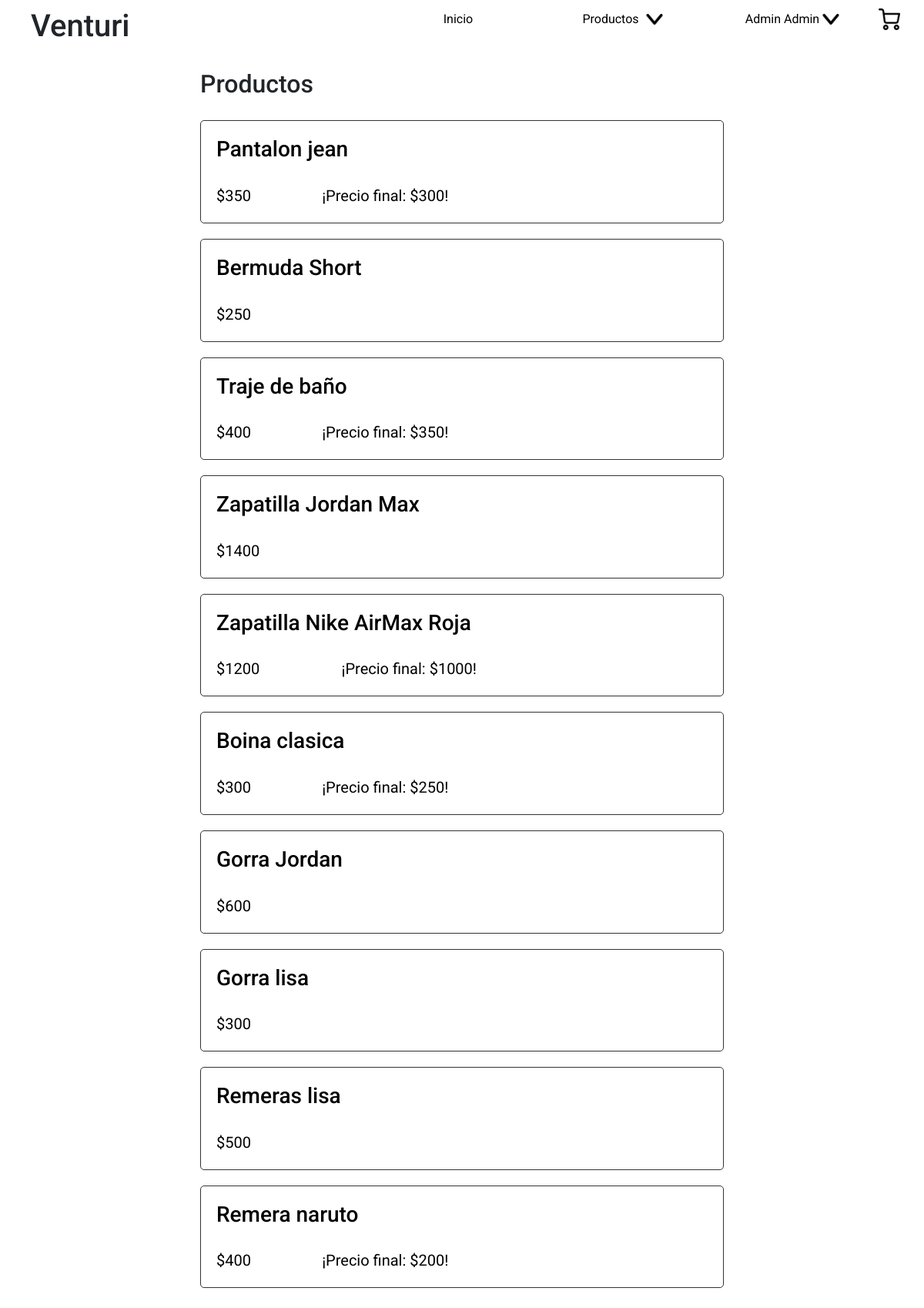
The app's page /index.php?section=products (signed in) with its own data.
### tables this page shows
CREATE TABLE IF NOT EXISTS products (
    id int UNSIGNED NOT NULL AUTO_INCREMENT,
    title varchar(100) NOT NULL,
    description text(1000),
    price int NOT NULL DEFAULT 0,
    discount int DEFAULT NULL,
    stock int NOT NULL DEFAULT 0,
    created_at TIMESTAMP NOT NULL DEFAULT CURRENT_TIMESTAMP,
    updated_at TIMESTAMP NOT NULL DEFAULT CURRENT_TIMESTAMP,
    PRIMARY KEY (id)
);

### back/config/functions/sql.php (called while the page is built, shortened)
<?php
function select($query){
global $cnx;
$matchs = [];
$rta = mysqli_query($cnx, $query);
if(mysqli_num_rows($rta) > 0){
    while($match = mysqli_fetch_assoc($rta)):
        $matchs[] = $match;
    endwhile;
}
return $matchs;
}

### site/views/products.php (the view, shortened to what this page needs)
<?php
    $products = [];
    $category = (empty($_GET['category'])) ? null : $_GET['category'];
    if(is_null($category)){
        $querySelectProducts = <<<SELECTPRODUCTS
        SELECT * FROM products
        SELECTPRODUCTS;
    }
    $rtaSelectProducts = select($querySelectProducts);
    if(count($rtaSelectProducts) > 0){
        $querySelectPhotos = <<<SELECTPHOTOS
        SELECT * FROM products_photos
        SELECTPHOTOS;
        $rtaSelectPhotos = select($querySelectPhotos);
        for ($i=0; $i < count($rtaSelectProducts); $i++) {
            $products[$i]["id"] = $rtaSelectProducts[$i]["id"];
            $products[$i]["title"] = $rtaSelectProducts[$i]["title"];
            $products[$i]["price"] = $rtaSelectProducts[$i]["price"];
            $products[$i]["discount"] = $rtaSelectProducts[$i]["discount"];
            if(count($rtaSelectPhotos) > 0){
                for ($j=0; $j < count($rtaSelectPhotos); $j++) {
                    if($rtaSelectPhotos[$j]["products_id"] == $rtaSelectProducts[$i]["id"]){
                        $products[$i]["images"][$j]["id"] = $rtaSelectPhotos[$j]["id"];
                        $products[$i]["images"][$j]["image"] = $rtaSelectPhotos[$j]["image"];
                        $products[$i]["images"][$j]["products_id"] = $rtaSelectPhotos[$j]["products_id"];
                    }
                }
            }
        }
    }else{
        $products = NULL;
    }
?>
<section id="products">
    <?php if(!is_null($products)): ?>
        <div>
            <h2>Productos<?= (!is_null($category)) ? ' - '.$category : '' ?></h2>
        </div>
        <ul>
            <?php for ($i=0; $i < count($products); $i++): ?>
                <li>
                    <a href="index.php?section=product&id=<?= $products[$i]["id"] ?>">
                        <div>
                            <h3><?= $products[$i]["title"] ?></h3>
                            <div>
                                <p>$<?= $products[$i]["price"] ?></p>
                                <?php if(isset($products[$i]["discount"]) && $products[$i]["discount"] > 0): ?>
                                    <p>¡Precio final: $<?= $products[$i]["discount"] ?>!</p>
                                <?php endif; ?>
                            </div>
                        </div>
                    </a>
                </li>
            <?php endfor; ?>
        </ul>
    <?php else: ?>
        <div>
            <p>Todavia no se subieron productos.</p>
        </div>
    <?php endif; ?>
</section>

### site/css/index.css (style rules this page uses)
* { margin: 0; padding: 0; font-family: 'Roboto', sans-serif; box-sizing: border-box; }
body { max-width: 1920px; margin-left: auto; margin-right: auto; }
p { margin-bottom: 0!important; }

### site/css/views/panel/products.css (style rules this page uses)
#products { padding: 10px; }
#products >ul { list-style: none; display: grid; grid-template-columns: 1fr; grid-gap: 20px; padding-top: 20px; }
#products >ul >li { display: grid; grid-template-columns: 1fr 100px; border: 1px solid #333333; border-radius: 5px; padding-right: 20px; }
#products >ul >li >a { display: grid; grid-template-columns: auto auto; width: 100%; text-decoration: none; color: black; padding: 20px; }
#products >ul >li >a >div:first-of-type { display: grid; grid-template-columns: 1fr; grid-template-rows: 1fr 1fr; grid-gap: 20px; }
#products >ul >li >a >div:first-of-type p { display: flex; align-self: center; justify-self: flex-start; }
#products >ul >li >a >div:first-of-type >div { display: grid; grid-template-columns: auto 1fr; grid-template-rows: 1fr; grid-gap: 20px; }
#products >ul >li >a >div:last-of-type { display: grid; grid-template-columns: 1fr; grid-template-rows: 1fr; }
#products >ul >li >a >div:last-of-type p { display: flex; align-self: center; justify-self: center; font-size: 20px; }
@media (min-width:600px) { #products { max-width: 700px; margin-left: auto; margin-right: auto; } }

### records on screen
products: title "Pantalon jean", price "350", discount "300"
products: title "Bermuda Short", price "250"
products: title "Traje de baño", price "400", discount "350"
products: title "Zapatilla Jordan Max", price "1400"
products: title "Zapatilla Nike AirMax Roja", price "1200", discount "1000"
products: title "Boina clasica", price "300", discount "250"
products: title "Gorra Jordan", price "600"
products: title "Gorra lisa", price "300"
products: title "Remeras lisa", price "500"
products: title "Remera naruto", price "400", discount "200"

### other values on screen
Site_Name "Venturi"
$_SESSION['user']['name'] "Admin"
$_SESSION['user']['surname'] "Admin"
